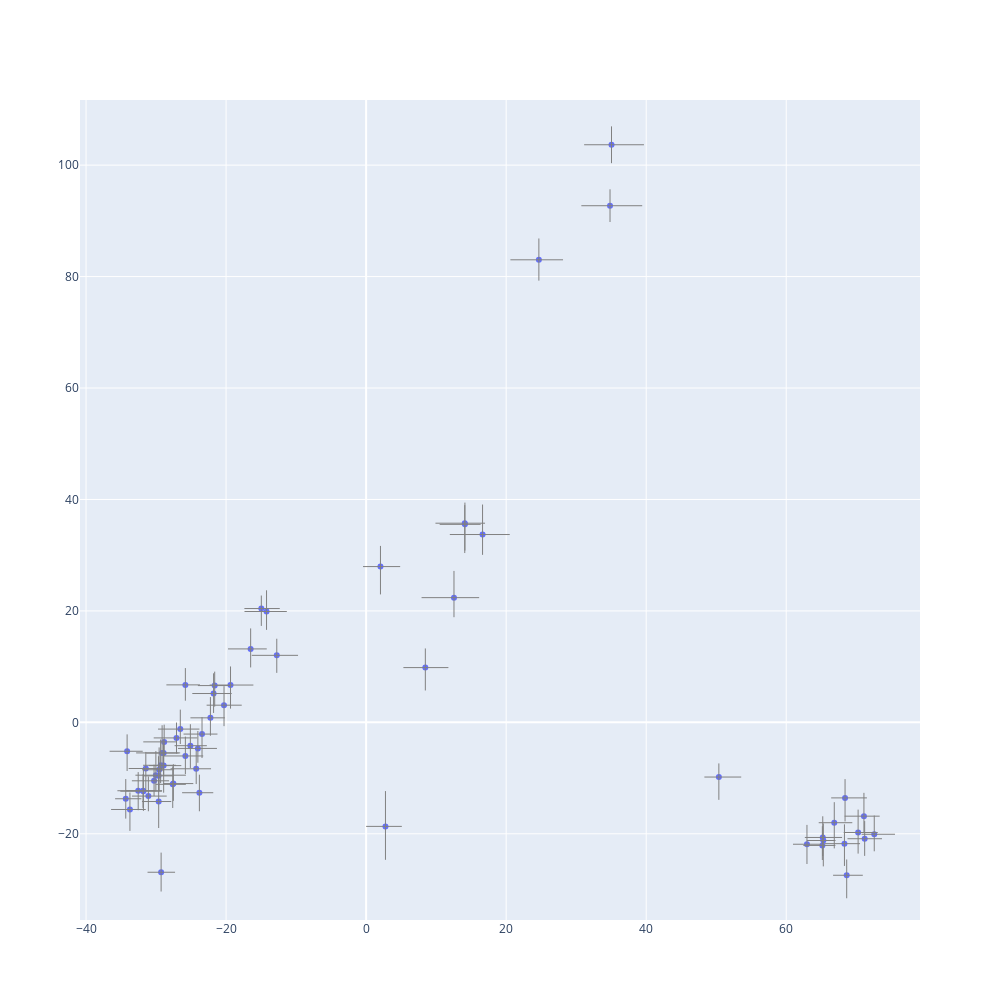

The cell this chart's notebook holds for it:
### Code cell
sample_scores = [md.doPCA(md.ranRelPct(asvs1))["scores"] for i in range(100)]
plotScoreDistribution(sample_scores)

### Figure 1 — Plotly figure (JSON) as saved in the notebook; plotly's stock layout.template omitted (floating-point values rounded to 4 significant figures)
{"data": [{"mode": "markers", "type": "scatter", "x": [24.67, -19.37, -27.62, -23.44, -26.54, -29.28, 35.04, -30.29, -23.81, 2.047, -31.1, -24.27, -29.66, -34.13, -25.1, -30.03, -28.92, -25.82, -20.29, -21.79, -14.22, -12.76, -27.08, -22.24, -16.49, -34.33, -24.03, -29.14, -14.97, -33.73, -31.87, -31.81, -29.35, -28.92, -25.82, -27.53, -29.63, -32.55, -21.63, -29.57, -28.84, -31.46, 65.21, 68.31, 68.63, 50.37, 62.96, 16.63, 65.16, 8.455, 72.57, 12.55, 2.761, 68.4, 14.11, 71.1, 14.09, 65.29, 34.83, 66.86, 71.2, 70.26], "y": [83.01, 6.699, -11.12, -2.1, -1.204, -26.9, 103.7, -10.49, -12.63, 27.96, -13.23, -8.327, -9.6, -5.186, -4.185, -9.479, -5.499, 6.727, 3.084, 5.174, 19.9, 12.03, -2.79, 0.8144, 13.18, -13.71, -4.676, -5.482, 20.43, -15.63, -12.27, -12.35, -7.699, -7.761, -6.029, -10.99, -14.21, -12.27, 6.599, -8.503, -3.502, -8.278, -20.65, -21.77, -27.44, -9.811, -21.87, 33.71, -22.09, 9.828, -20.08, 22.38, -18.67, -13.56, 35.54, -16.83, 35.74, -21.2, 92.72, -18.01, -20.88, -19.76]}], "layout": {"autosize": false, "height": 1000, "shapes": [{"line": {"color": "grey", "width": 1}, "type": "line", "x0": 20.6, "x1": 28.12, "y0": 83.01, "y1": 83.01}, {"line": {"color": "grey", "width": 1}, "type": "line", "x0": -22.35, "x1": -16.1, "y0": 6.699, "y1": 6.699}, {"line": {"color": "grey", "width": 1}, "type": "line", "x0": -30.05, "x1": -25.74, "y0": -11.12, "y1": -11.12}, {"line": {"color": "grey", "width": 1}, "type": "line", "x0": -26.08, "x1": -21.23, "y0": -2.1, "y1": -2.1}, {"line": {"color": "grey", "width": 1}, "type": "line", "x0": -29.72, "x1": -23.81, "y0": -1.204, "y1": -1.204}, {"line": {"color": "grey", "width": 1}, "type": "line", "x0": -31.22, "x1": -27.29, "y0": -26.9, "y1": -26.9}, {"line": {"color": "grey", "width": 1}, "type": "line", "x0": 31.14, "x1": 39.68, "y0": 103.7, "y1": 103.7}, {"line": {"color": "grey", "width": 1}, "type": "line", "x0": -33.45, "x1": -28.14, "y0": -10.49, "y1": -10.49}, {"line": {"color": "grey", "width": 1}, "type": "line", "x0": -26.28, "x1": -21.83, "y0": -12.63, "y1": -12.63}, {"line": {"color": "grey", "width": 1}, "type": "line", "x0": -0.4424, "x1": 4.863, "y0": 27.96, "y1": 27.96}, {"line": {"color": "grey", "width": 1}, "type": "line", "x0": -33.44, "x1": -28.48, "y0": -13.23, "y1": -13.23}, {"line": {"color": "grey", "width": 1}, "type": "line", "x0": -27.93, "x1": -22.15, "y0": -8.327, "y1": -8.327}, {"line": {"color": "grey", "width": 1}, "type": "line", "x0": -31.76, "x1": -27.47, "y0": -9.6, "y1": -9.6}, {"line": {"color": "grey", "width": 1}, "type": "line", "x0": -36.64, "x1": -31.91, "y0": -5.186, "y1": -5.186}, {"line": {"color": "grey", "width": 1}, "type": "line", "x0": -27.36, "x1": -22.75, "y0": -4.185, "y1": -4.185}, {"line": {"color": "grey", "width": 1}, "type": "line", "x0": -32.95, "x1": -25.74, "y0": -9.479, "y1": -9.479}, {"line": {"color": "grey", "width": 1}, "type": "line", "x0": -31.41, "x1": -26.78, "y0": -5.499, "y1": -5.499}, {"line": {"color": "grey", "width": 1}, "type": "line", "x0": -28.53, "x1": -23.73, "y0": 6.727, "y1": 6.727}, {"line": {"color": "grey", "width": 1}, "type": "line", "x0": -22.78, "x1": -17.77, "y0": 3.084, "y1": 3.084}, {"line": {"color": "grey", "width": 1}, "type": "line", "x0": -24.82, "x1": -19.2, "y0": 5.174, "y1": 5.174}, {"line": {"color": "grey", "width": 1}, "type": "line", "x0": -17.37, "x1": -11.33, "y0": 19.9, "y1": 19.9}, {"line": {"color": "grey", "width": 1}, "type": "line", "x0": -16.34, "x1": -9.723, "y0": 12.03, "y1": 12.03}, {"line": {"color": "grey", "width": 1}, "type": "line", "x0": -30.34, "x1": -24.13, "y0": -2.79, "y1": -2.79}, {"line": {"color": "grey", "width": 1}, "type": "line", "x0": -25.1, "x1": -20.17, "y0": 0.8144, "y1": 0.8144}, {"line": {"color": "grey", "width": 1}, "type": "line", "x0": -19.72, "x1": -14.19, "y0": 13.18, "y1": 13.18}, {"line": {"color": "grey", "width": 1}, "type": "line", "x0": -35.85, "x1": -32.09, "y0": -13.71, "y1": -13.71}, {"line": {"color": "grey", "width": 1}, "type": "line", "x0": -26.87, "x1": -21.3, "y0": -4.676, "y1": -4.676}, {"line": {"color": "grey", "width": 1}, "type": "line", "x0": -32.85, "x1": -26.55, "y0": -5.482, "y1": -5.482}, {"line": {"color": "grey", "width": 1}, "type": "line", "x0": -17.38, "x1": -12.33, "y0": 20.43, "y1": 20.43}, {"line": {"color": "grey", "width": 1}, "type": "line", "x0": -36.43, "x1": -31.47, "y0": -15.63, "y1": -15.63}, {"line": {"color": "grey", "width": 1}, "type": "line", "x0": -34.29, "x1": -29.14, "y0": -12.27, "y1": -12.27}, {"line": {"color": "grey", "width": 1}, "type": "line", "x0": -35.11, "x1": -29.17, "y0": -12.35, "y1": -12.35}, {"line": {"color": "grey", "width": 1}, "type": "line", "x0": -31.85, "x1": -27.16, "y0": -7.699, "y1": -7.699}, {"line": {"color": "grey", "width": 1}, "type": "line", "x0": -31.02, "x1": -26.39, "y0": -7.761, "y1": -7.761}, {"line": {"color": "grey", "width": 1}, "type": "line", "x0": -28.92, "x1": -23.26, "y0": -6.029, "y1": -6.029}, {"line": {"color": "grey", "width": 1}, "type": "line", "x0": -28.98, "x1": -24.68, "y0": -10.99, "y1": -10.99}, {"line": {"color": "grey", "width": 1}, "type": "line", "x0": -32.01, "x1": -27.83, "y0": -14.21, "y1": -14.21}, {"line": {"color": "grey", "width": 1}, "type": "line", "x0": -35.53, "x1": -30.17, "y0": -12.27, "y1": -12.27}, {"line": {"color": "grey", "width": 1}, "type": "line", "x0": -24.03, "x1": -19.36, "y0": 6.599, "y1": 6.599}, {"line": {"color": "grey", "width": 1}, "type": "line", "x0": -31.99, "x1": -27.43, "y0": -8.503, "y1": -8.503}, {"line": {"color": "grey", "width": 1}, "type": "line", "x0": -31.83, "x1": -27.07, "y0": -3.502, "y1": -3.502}, {"line": {"color": "grey", "width": 1}, "type": "line", "x0": -33.91, "x1": -29.05, "y0": -8.278, "y1": -8.278}, {"line": {"color": "grey", "width": 1}, "type": "line", "x0": 62.66, "x1": 67.97, "y0": -20.65, "y1": -20.65}, {"line": {"color": "grey", "width": 1}, "type": "line", "x0": 65.46, "x1": 70.54, "y0": -21.77, "y1": -21.77}, {"line": {"color": "grey", "width": 1}, "type": "line", "x0": 66.69, "x1": 70.93, "y0": -27.44, "y1": -27.44}, {"line": {"color": "grey", "width": 1}, "type": "line", "x0": 48.3, "x1": 53.57, "y0": -9.811, "y1": -9.811}, {"line": {"color": "grey", "width": 1}, "type": "line", "x0": 60.96, "x1": 65.04, "y0": -21.87, "y1": -21.87}, {"line": {"color": "grey", "width": 1}, "type": "line", "x0": 11.95, "x1": 20.51, "y0": 33.71, "y1": 33.71}, {"line": {"color": "grey", "width": 1}, "type": "line", "x0": 62.44, "x1": 67.02, "y0": -22.09, "y1": -22.09}, {"line": {"color": "grey", "width": 1}, "type": "line", "x0": 5.322, "x1": 11.75, "y0": 9.828, "y1": 9.828}, {"line": {"color": "grey", "width": 1}, "type": "line", "x0": 70.76, "x1": 75.53, "y0": -20.08, "y1": -20.08}, {"line": {"color": "grey", "width": 1}, "type": "line", "x0": 7.916, "x1": 16.14, "y0": 22.38, "y1": 22.38}, {"line": {"color": "grey", "width": 1}, "type": "line", "x0": -0.0001075, "x1": 5.098, "y0": -18.67, "y1": -18.67}, {"line": {"color": "grey", "width": 1}, "type": "line", "x0": 66.42, "x1": 71.52, "y0": -13.56, "y1": -13.56}, {"line": {"color": "grey", "width": 1}, "type": "line", "x0": 10.5, "x1": 16.36, "y0": 35.54, "y1": 35.54}, {"line": {"color": "grey", "width": 1}, "type": "line", "x0": 68.33, "x1": 73.35, "y0": -16.83, "y1": -16.83}, {"line": {"color": "grey", "width": 1}, "type": "line", "x0": 9.9, "x1": 16.98, "y0": 35.74, "y1": 35.74}, {"line": {"color": "grey", "width": 1}, "type": "line", "x0": 62.94, "x1": 67.04, "y0": -21.2, "y1": -21.2}, {"line": {"color": "grey", "width": 1}, "type": "line", "x0": 30.74, "x1": 39.43, "y0": 92.72, "y1": 92.72}, {"line": {"color": "grey", "width": 1}, "type": "line", "x0": 64.63, "x1": 69.43, "y0": -18.01, "y1": -18.01}, {"line": {"color": "grey", "width": 1}, "type": "line", "x0": 68.74, "x1": 73.67, "y0": -20.88, "y1": -20.88}, {"line": {"color": "grey", "width": 1}, "type": "line", "x0": 68.21, "x1": 73.07, "y0": -19.76, "y1": -19.76}, {"line": {"color": "grey", "width": 1}, "type": "line", "x0": 24.67, "x1": 24.67, "y0": 79.27, "y1": 86.84}, {"line": {"color": "grey", "width": 1}, "type": "line", "x0": -19.37, "x1": -19.37, "y0": 2.463, "y1": 10.03}, {"line": {"color": "grey", "width": 1}, "type": "line", "x0": -27.62, "x1": -27.62, "y0": -15.36, "y1": -7.902}, {"line": {"color": "grey", "width": 1}, "type": "line", "x0": -23.44, "x1": -23.44, "y0": -6.399, "y1": 0.9403}, {"line": {"color": "grey", "width": 1}, "type": "line", "x0": -26.54, "x1": -26.54, "y0": -3.884, "y1": 2.284}, {"line": {"color": "grey", "width": 1}, "type": "line", "x0": -29.28, "x1": -29.28, "y0": -30.36, "y1": -23.38}, {"line": {"color": "grey", "width": 1}, "type": "line", "x0": 35.04, "x1": 35.04, "y0": 100.4, "y1": 107.0}, {"line": {"color": "grey", "width": 1}, "type": "line", "x0": -30.29, "x1": -30.29, "y0": -13.22, "y1": -7.599}, {"line": {"color": "grey", "width": 1}, "type": "line", "x0": -23.81, "x1": -23.81, "y0": -15.95, "y1": -9.387}, {"line": {"color": "grey", "width": 1}, "type": "line", "x0": 2.047, "x1": 2.047, "y0": 22.96, "y1": 31.67}, {"line": {"color": "grey", "width": 1}, "type": "line", "x0": -31.1, "x1": -31.1, "y0": -15.95, "y1": -9.71}, {"line": {"color": "grey", "width": 1}, "type": "line", "x0": -24.27, "x1": -24.27, "y0": -11.07, "y1": -5.116}, {"line": {"color": "grey", "width": 1}, "type": "line", "x0": -29.66, "x1": -29.66, "y0": -12.44, "y1": -6.083}, {"line": {"color": "grey", "width": 1}, "type": "line", "x0": -34.13, "x1": -34.13, "y0": -8.726, "y1": -2.155}, {"line": {"color": "grey", "width": 1}, "type": "line", "x0": -25.1, "x1": -25.1, "y0": -8.188, "y1": -0.3361}, {"line": {"color": "grey", "width": 1}, "type": "line", "x0": -30.03, "x1": -30.03, "y0": -12.42, "y1": -5.157}, {"line": {"color": "grey", "width": 1}, "type": "line", "x0": -28.92, "x1": -28.92, "y0": -9.387, "y1": -3.07}, {"line": {"color": "grey", "width": 1}, "type": "line", "x0": -25.82, "x1": -25.82, "y0": 3.889, "y1": 9.742}, {"line": {"color": "grey", "width": 1}, "type": "line", "x0": -20.29, "x1": -20.29, "y0": -0.6787, "y1": 6.499}, {"line": {"color": "grey", "width": 1}, "type": "line", "x0": -21.79, "x1": -21.79, "y0": 1.69, "y1": 8.804}, {"line": {"color": "grey", "width": 1}, "type": "line", "x0": -14.22, "x1": -14.22, "y0": 16.6, "y1": 23.7}, {"line": {"color": "grey", "width": 1}, "type": "line", "x0": -12.76, "x1": -12.76, "y0": 8.882, "y1": 15.01}, {"line": {"color": "grey", "width": 1}, "type": "line", "x0": -27.08, "x1": -27.08, "y0": -5.599, "y1": -0.03044}, {"line": {"color": "grey", "width": 1}, "type": "line", "x0": -22.24, "x1": -22.24, "y0": -2.401, "y1": 4.536}, {"line": {"color": "grey", "width": 1}, "type": "line", "x0": -16.49, "x1": -16.49, "y0": 9.855, "y1": 16.86}, {"line": {"color": "grey", "width": 1}, "type": "line", "x0": -34.33, "x1": -34.33, "y0": -17.27, "y1": -10.17}, {"line": {"color": "grey", "width": 1}, "type": "line", "x0": -24.03, "x1": -24.03, "y0": -7.247, "y1": -1.554}, {"line": {"color": "grey", "width": 1}, "type": "line", "x0": -29.14, "x1": -29.14, "y0": -8.748, "y1": -0.5182}, {"line": {"color": "grey", "width": 1}, "type": "line", "x0": -14.97, "x1": -14.97, "y0": 17.31, "y1": 22.76}, {"line": {"color": "grey", "width": 1}, "type": "line", "x0": -33.73, "x1": -33.73, "y0": -19.48, "y1": -12.59}, {"line": {"color": "grey", "width": 1}, "type": "line", "x0": -31.87, "x1": -31.87, "y0": -15.35, "y1": -9.301}, {"line": {"color": "grey", "width": 1}, "type": "line", "x0": -31.81, "x1": -31.81, "y0": -15.89, "y1": -8.124}, {"line": {"color": "grey", "width": 1}, "type": "line", "x0": -29.35, "x1": -29.35, "y0": -10.91, "y1": -3.076}, {"line": {"color": "grey", "width": 1}, "type": "line", "x0": -28.92, "x1": -28.92, "y0": -12.62, "y1": -3.812}, {"line": {"color": "grey", "width": 1}, "type": "line", "x0": -25.82, "x1": -25.82, "y0": -9.283, "y1": -2.554}, {"line": {"color": "grey", "width": 1}, "type": "line", "x0": -27.53, "x1": -27.53, "y0": -14.09, "y1": -7.515}, {"line": {"color": "grey", "width": 1}, "type": "line", "x0": -29.63, "x1": -29.63, "y0": -18.96, "y1": -10.43}, {"line": {"color": "grey", "width": 1}, "type": "line", "x0": -32.55, "x1": -32.55, "y0": -15.77, "y1": -8.929}, {"line": {"color": "grey", "width": 1}, "type": "line", "x0": -21.63, "x1": -21.63, "y0": 2.828, "y1": 9.103}, {"line": {"color": "grey", "width": 1}, "type": "line", "x0": -29.57, "x1": -29.57, "y0": -12.32, "y1": -4.494}, {"line": {"color": "grey", "width": 1}, "type": "line", "x0": -28.84, "x1": -28.84, "y0": -6.036, "y1": -0.4133}, {"line": {"color": "grey", "width": 1}, "type": "line", "x0": -31.46, "x1": -31.46, "y0": -12.25, "y1": -5.311}, {"line": {"color": "grey", "width": 1}, "type": "line", "x0": 65.21, "x1": 65.21, "y0": -23.98, "y1": -16.86}, {"line": {"color": "grey", "width": 1}, "type": "line", "x0": 68.31, "x1": 68.31, "y0": -25.77, "y1": -18.3}, {"line": {"color": "grey", "width": 1}, "type": "line", "x0": 68.63, "x1": 68.63, "y0": -31.57, "y1": -24.6}, {"line": {"color": "grey", "width": 1}, "type": "line", "x0": 50.37, "x1": 50.37, "y0": -13.9, "y1": -7.367}, {"line": {"color": "grey", "width": 1}, "type": "line", "x0": 62.96, "x1": 62.96, "y0": -25.42, "y1": -18.4}, {"line": {"color": "grey", "width": 1}, "type": "line", "x0": 16.63, "x1": 16.63, "y0": 30.06, "y1": 39.09}, {"line": {"color": "grey", "width": 1}, "type": "line", "x0": 65.16, "x1": 65.16, "y0": -24.7, "y1": -18.64}, {"line": {"color": "grey", "width": 1}, "type": "line", "x0": 8.455, "x1": 8.455, "y0": 5.722, "y1": 13.27}, {"line": {"color": "grey", "width": 1}, "type": "line", "x0": 72.57, "x1": 72.57, "y0": -23.14, "y1": -16.73}, {"line": {"color": "grey", "width": 1}, "type": "line", "x0": 12.55, "x1": 12.55, "y0": 18.87, "y1": 27.18}, {"line": {"color": "grey", "width": 1}, "type": "line", "x0": 2.761, "x1": 2.761, "y0": -24.67, "y1": -12.33}, {"line": {"color": "grey", "width": 1}, "type": "line", "x0": 68.4, "x1": 68.4, "y0": -17.77, "y1": -10.19}, {"line": {"color": "grey", "width": 1}, "type": "line", "x0": 14.11, "x1": 14.11, "y0": 30.82, "y1": 39.44}, {"line": {"color": "grey", "width": 1}, "type": "line", "x0": 71.1, "x1": 71.1, "y0": -19.87, "y1": -12.65}, {"line": {"color": "grey", "width": 1}, "type": "line", "x0": 14.09, "x1": 14.09, "y0": 30.39, "y1": 38.98}, {"line": {"color": "grey", "width": 1}, "type": "line", "x0": 65.29, "x1": 65.29, "y0": -25.85, "y1": -18.16}, {"line": {"color": "grey", "width": 1}, "type": "line", "x0": 34.83, "x1": 34.83, "y0": 89.8, "y1": 95.66}, {"line": {"color": "grey", "width": 1}, "type": "line", "x0": 66.86, "x1": 66.86, "y0": -22.62, "y1": -14.32}, {"line": {"color": "grey", "width": 1}, "type": "line", "x0": 71.2, "x1": 71.2, "y0": -23.96, "y1": -17.72}, {"line": {"color": "grey", "width": 1}, "type": "line", "x0": 70.26, "x1": 70.26, "y0": -23.55, "y1": -15.66}], "width": 1000}}
